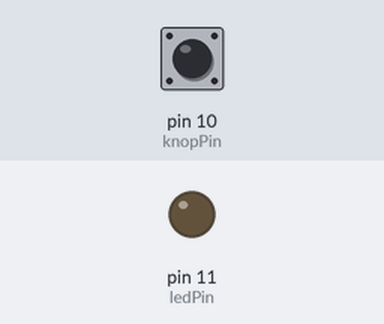
A sketch run on a simulated Arduino Uno, built with avr-gcc and run on an emulated ATmega328P. Parts: output pins drawn as LEDs (lit = HIGH). Dashed ring = blinking. Inputs (shaded band) come from the test bench; at power-on: pin 10 (knopPin) LOW.

Above: at 1.2 s.
1.3 s: pin 10 (knopPin) pulled HIGH for 1 s
At 3.3 s:
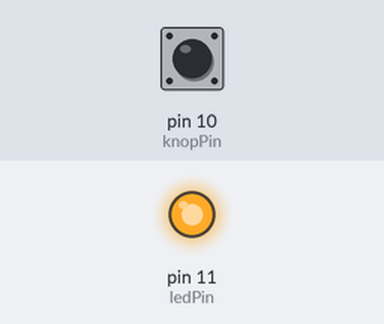
3.8 s: pin 10 (knopPin) pulled HIGH for 0.15 s
At 4.5 s:
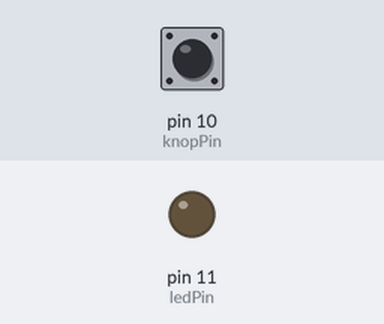
5.4 s: pin 10 (knopPin) pulled HIGH for 3.2 s
At 5.62 s:
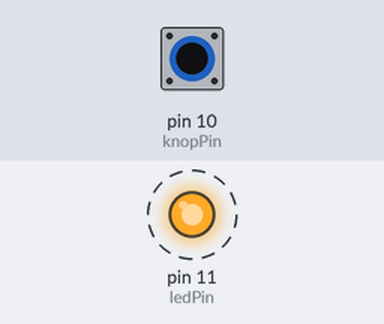
Timing chart, 0 to 10.1 s (numbered marks = the images above; inputs shaded):
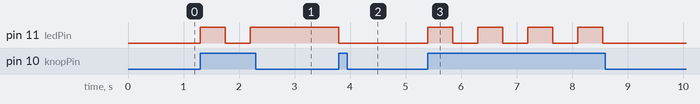

Measured:
- after the input at 1.3 s, pin 11 (ledPin): LOW → HIGH at once, → LOW 0.45 s later, → HIGH 0.45 s later
- after the input at 3.8 s, pin 11 (ledPin): HIGH → LOW at once
- after the input at 5.4 s, pin 11 (ledPin): alternates HIGH for 0.45 s and LOW for 0.45 s, 8 changes in all, then stays LOW, starting at once

The sketch:

ArduinoOpdracht2.ino
```cpp
//Definieer de Pins die ik ga gebruiken als constant int.
const int ledPin = 11;
const int knopPin = 10;
  //Zet de waarde van de statusknop sowieso op 0.
  int statusKnop = 0;

//Deze draait maar 1x.
void setup() {
  pinMode(ledPin, OUTPUT);
  pinMode(knopPin, INPUT);
}

//Deze draait voor altijd (loop).
void loop() {
  //Hier lees ik de waarde van de knop. Deze wordt opgehaald.
  //Haal status van button op. Is HIGH or LOW

  //Check of de waarde van de knop ingedrukt (HIGH) is.
  if(digitalRead(knopPin) == HIGH){
    //Als de statusknop gelijk aan nul is, zet hem dan op 1. Zet daarbij het lampje aan.
    if(statusKnop == 0){
      statusKnop = 1;
      digitalWrite(ledPin, HIGH); //Zet het lampje uit
    }
    //Als de statusknop alles behalve gelijk aan nul is, zet hem dan op 0. Zet daarna het lampje uit.
    else{
      statusKnop = 0;
      digitalWrite(ledPin, LOW); //Zet het lampje uit.
    }
    //Wacht 450ms.
    delay(450);
  }
}
```
